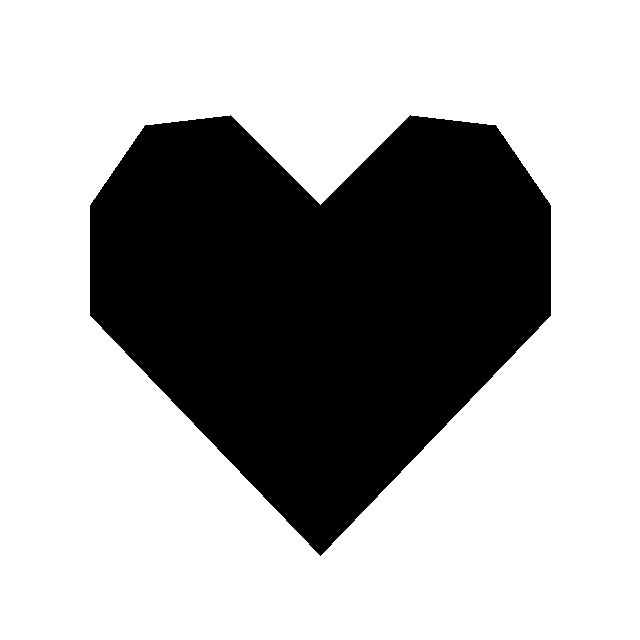
#> input picture input/Sample_Heart.png, 640 x 640 px
$ python -i image_mask.py   (imports and definitions only)
#> lines starting #> are read from the running program, lines starting #| are printed output that depends on the picture; after the words box and inside, x2 and y2 are one past the last pixel; in counts of white or black regions, pixels touching at a corner belong together
from collections import deque
from pathlib import Path

from PIL import Image


NEIGHBORS = ((0, -1), (1, 0), (0, 1), (-1, 0))


def image_to_mask(path, cols=80, rows=None, threshold=160, invert=False):
    """Convert an image into a connected boolean maze mask.

    Dark pixels are treated as foreground by default. Images with transparency
    use alpha as the foreground mask, which works well for PNG silhouettes.
    Only the largest connected component is retained.
    """
#> called with path = 'input/Sample_Heart.png', cols = 80, threshold = 160, invert = False
    path = Path(path)
    if not path.exists():
        raise FileNotFoundError(path)
    if cols < 2:
        raise ValueError("cols must be at least 2")
    if not 0 <= threshold <= 255:
        raise ValueError("threshold must be between 0 and 255")

    with Image.open(path) as source:
#> source is the input picture: PIL image 640x640 RGB; 67.5% white; 1 black region, box (x1, y1, x2, y2) and area: (90, 115, 551, 556) 133261
        rgba = source.convert("RGBA")
        if rows is None:
            ratio = rgba.height / rgba.width
#> ratio = 1
            rows = max(2, round(cols * ratio))
#> rows = 80
        if rows < 2:
            raise ValueError("rows must be at least 2")

        resized = rgba.resize((cols, rows), Image.Resampling.LANCZOS)
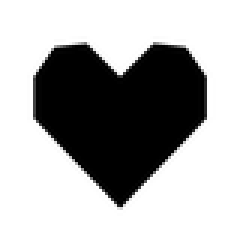
#> resized: PIL image 80x80 RGBA (shown 3 times larger); mean R, G, B, A 172.1, 172.1, 172.1, 255
        alpha = resized.getchannel("A")
#> alpha: PIL image 80x80 L; every value is 255
        grayscale = resized.convert("L")

        has_transparency = alpha.getextrema()[0] < 250
#> has_transparency = False

        mask = []
        for row in range(rows):
            row_values = []
            for col in range(cols):
                if has_transparency:
                    foreground = alpha.getpixel((col, row)) > 64
                else:
                    foreground = grayscale.getpixel((col, row)) < threshold
                if invert:
                    foreground = not foreground
                row_values.append(foreground)
            mask.append(row_values)
#> after the loop, mask = 80 items

    connected = largest_connected_component(mask)
    if not any(any(row) for row in connected):
        raise ValueError(
            "No usable foreground found. Try a different --threshold or use --invert."
        )
    return connected


def largest_connected_component(mask):
    rows = len(mask)
#> rows = 80
    cols = len(mask[0]) if rows else 0
#> cols = 80
    visited = set()
    largest = []

    for row in range(rows):
        for col in range(cols):
            if not mask[row][col] or (col, row) in visited:
                continue

            component = []
            queue = deque([(col, row)])
            visited.add((col, row))

            while queue:
                x, y = queue.popleft()
                component.append((x, y))
                for dx, dy in NEIGHBORS:
                    nx, ny = x + dx, y + dy
                    if 0 <= nx < cols and 0 <= ny < rows:
                        if mask[ny][nx] and (nx, ny) not in visited:
                            visited.add((nx, ny))
                            queue.append((nx, ny))

            if len(component) > len(largest):
                largest = component

    result = [[False for _ in range(cols)] for _ in range(rows)]
    for col, row in largest:
        result[row][col] = True
    return result

>>> result = image_to_mask('input/Sample_Heart.png')
#> in image_to_mask, `connected = largest_connected_component(mask)`: connected = 80 items
#> result = 80 items

$ run again, on input/Sample_Lightning.png
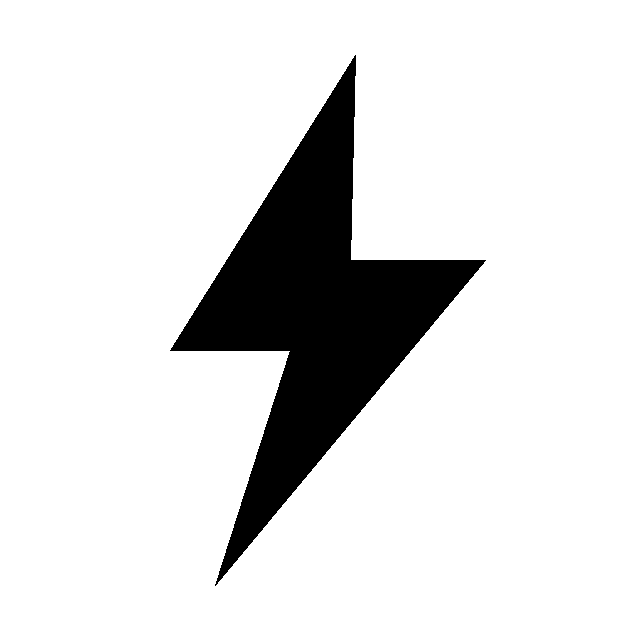
#> input picture input/Sample_Lightning.png, 640 x 640 px
#> in image_to_mask, source is the input picture: PIL image 640x640 RGB; 87.8% white; 1 black region, box (x1, y1, x2, y2) and area: (170, 55, 486, 586) 49896
#> in image_to_mask, `resized = rgba.resize((cols, rows), Image.Resampling.LANCZOS)`:
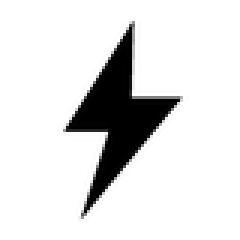
#> resized: PIL image 80x80 RGBA (shown 3 times larger); mean R, G, B, A 223.9, 223.9, 223.9, 255
#> alpha: PIL image 80x80 L; every value is 255
#> has_transparency = False
#> after the loop in image_to_mask, `for row in range(rows):`: mask = 80 items
#> in largest_connected_component, `rows = len(mask)`: rows = 80
#> connected = 80 items

$ run again, on input/Sample_Star.png
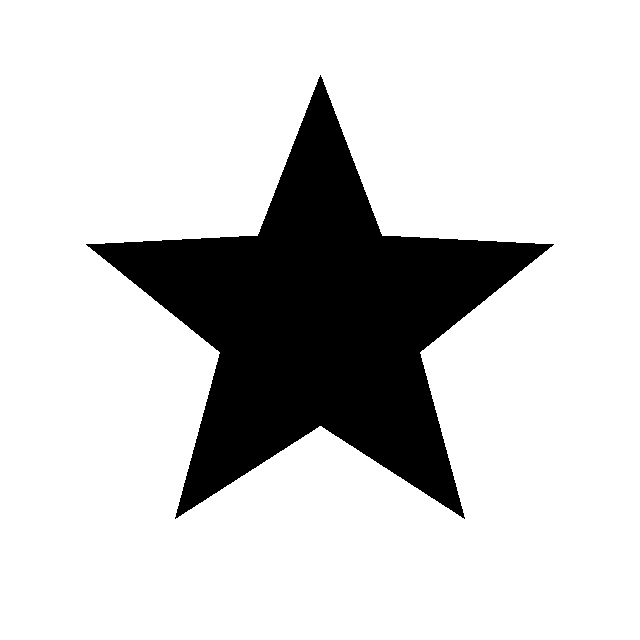
#> input picture input/Sample_Star.png, 640 x 640 px
#> in image_to_mask, source is the input picture: PIL image 640x640 RGB; 81.4% white; 1 black region, box (x1, y1, x2, y2) and area: (86, 75, 554, 519) 76057
#> in image_to_mask, `resized = rgba.resize((cols, rows), Image.Resampling.LANCZOS)`:
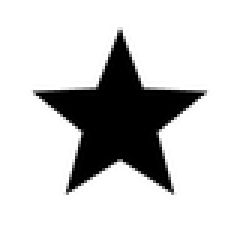
#> resized: PIL image 80x80 RGBA (shown 3 times larger); mean R, G, B, A 207.6, 207.6, 207.6, 255
#> alpha: PIL image 80x80 L; every value is 255
#> has_transparency = False
#> after the loop in image_to_mask, `for row in range(rows):`: mask = 80 items
#> in largest_connected_component, `rows = len(mask)`: rows = 80
#> connected = 80 items

$ run again, on input/Unicorn.png
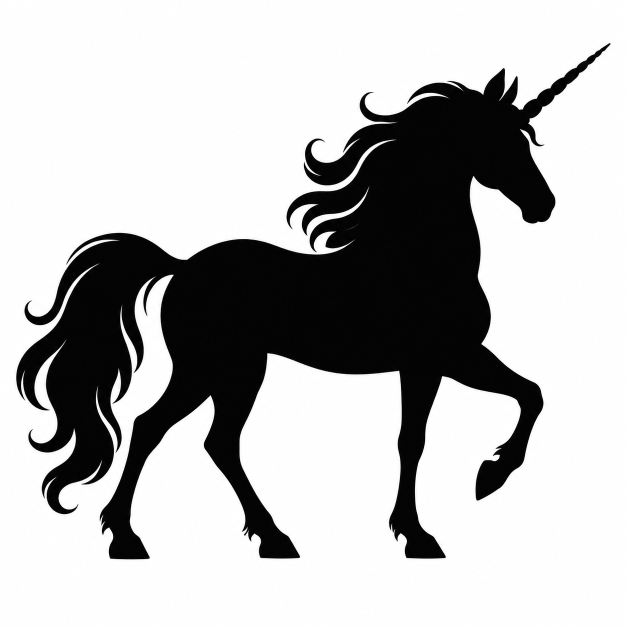
#> input picture input/Unicorn.png, 1254 x 1254 px (shown at 1/2 size)
#> in image_to_mask, source is the input picture: PIL image 1254x1254 RGB; mean R, G, B 184.1, 184, 184
#> in image_to_mask, `resized = rgba.resize((cols, rows), Image.Resampling.LANCZOS)`:
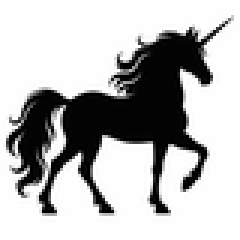
#> resized: PIL image 80x80 RGBA (shown 3 times larger); mean R, G, B, A 183.8, 183.8, 183.8, 255
#> alpha: PIL image 80x80 L; every value is 255
#> has_transparency = False
#> after the loop in image_to_mask, `for row in range(rows):`: mask = 80 items
#> in largest_connected_component, `rows = len(mask)`: rows = 80
#> connected = 80 items
